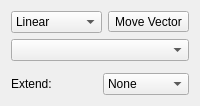
         <widget class="QWidget" name="gradientStrokePage">
          <layout class="QVBoxLayout" name="verticalLayout_10">
           <item>
            <layout class="QHBoxLayout" name="horizontalLayout_9">
             <item>
              <widget class="QComboBox" name="gradientTypeStroke">
               <item>
                <property name="text">
                 <string>Linear</string>
                </property>
               </item>
               <item>
                <property name="text">
                 <string>Radial</string>
                </property>
               </item>
              </widget>
             </item>
             <item>
              <widget class="QToolButton" name="gradEditButtonStroke">
               <property name="text">
                <string>Move Vector</string>
               </property>
               <property name="checkable">
                <bool>true</bool>
               </property>
              </widget>
             </item>
            </layout>
           </item>
           <item>
            <widget class="ScComboBox" name="namedGradientStroke"/>
           </item>
           <item>
            <widget class="GradientEditor" name="gradEditStroke">
             <property name="sizePolicy">
              <sizepolicy hsizetype="Preferred" vsizetype="Expanding">
               <horstretch>0</horstretch>
               <verstretch>0</verstretch>
              </sizepolicy>
             </property>
             <property name="frameShape">
              <enum>QFrame::NoFrame</enum>
             </property>
             <property name="frameShadow">
              <enum>QFrame::Raised</enum>
             </property>
            </widget>
           </item>
           <item>
            <layout class="QHBoxLayout" name="horizontalLayout_12">
             <item>
              <widget class="QLabel" name="GradientExtendSLabel">
               <property name="text">
                <string>Extend:</string>
               </property>
              </widget>
             </item>
             <item>
              <widget class="QComboBox" name="GradientExtendS">
               <item>
                <property name="text">
                 <string>None</string>
                </property>
               </item>
               <item>
                <property name="text">
                 <string>Pad</string>
                </property>
               </item>
              </widget>
             </item>
            </layout>
           </item>
          </layout>
         </widget>
